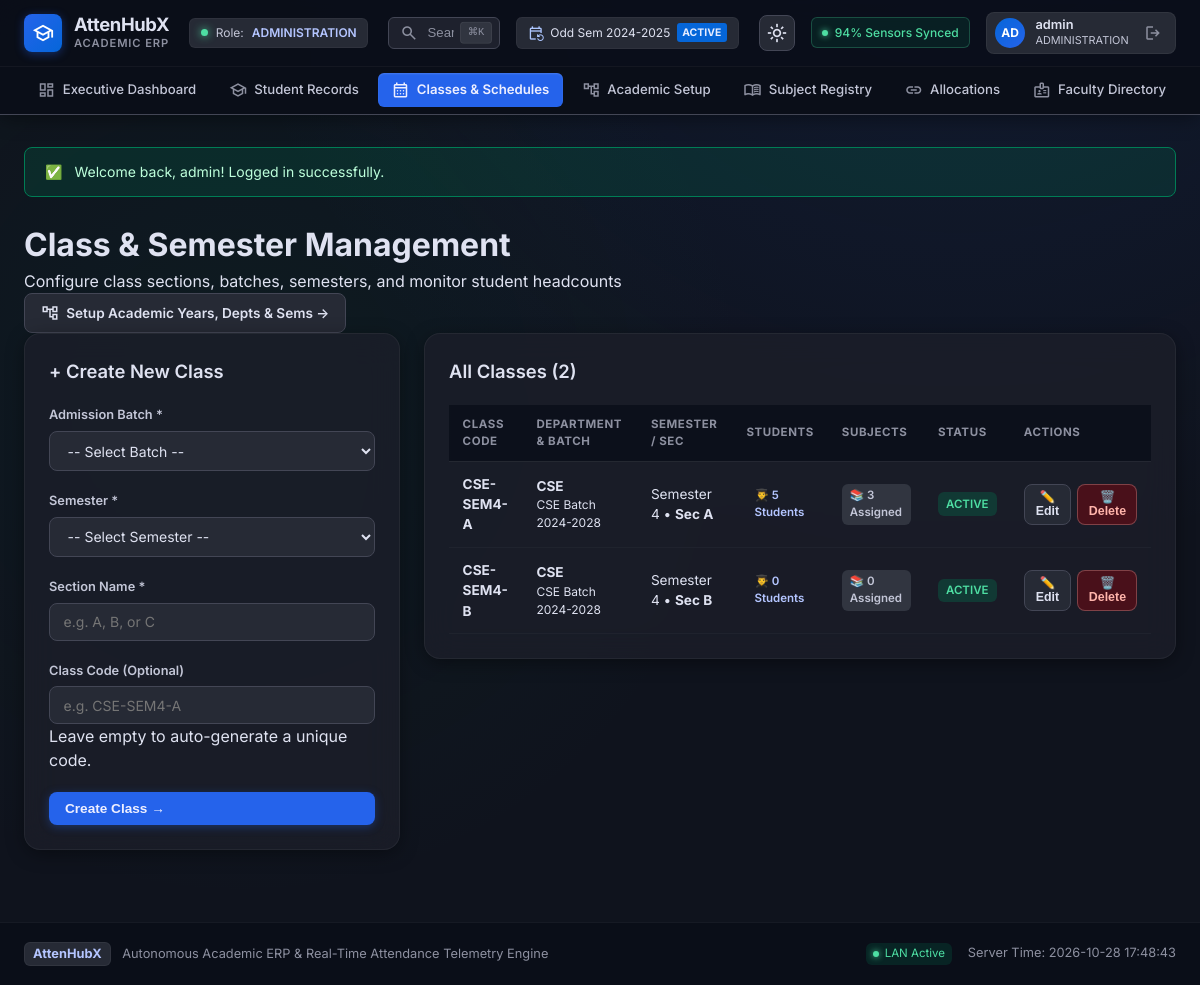
The page /lamp-version/admin/classes.php (signed in) on the database its author committed.
### tables this page shows
CREATE TABLE `classes` (
  `id` bigint(20) unsigned NOT NULL AUTO_INCREMENT,
  `admission_batch_id` bigint(20) unsigned NOT NULL,
  `semester_id` bigint(20) unsigned NOT NULL,
  `section_name` varchar(20) NOT NULL,
  `class_code` varchar(50) DEFAULT NULL,
  `is_active` tinyint(1) DEFAULT 1,
  `created_at` datetime NOT NULL,
  `updated_at` datetime NOT NULL,
  PRIMARY KEY (`id`),
  UNIQUE KEY `uk_batch_sem_sec` (`admission_batch_id`,`semester_id`,`section_name`),
  UNIQUE KEY `class_code` (`class_code`),
  KEY `idx_classes_batch` (`admission_batch_id`),
  KEY `idx_classes_sem` (`semester_id`),
  CONSTRAINT `classes_ibfk_1` FOREIGN KEY (`admission_batch_id`) REFERENCES `admission_batches` (`id`),
  CONSTRAINT `classes_ibfk_2` FOREIGN KEY (`semester_id`) REFERENCES `semesters` (`id`)
);

CREATE TABLE `departments` (
  `id` bigint(20) unsigned NOT NULL AUTO_INCREMENT,
  `code` varchar(20) NOT NULL,
  `name` varchar(150) NOT NULL,
  `description` text DEFAULT NULL,
  `is_active` tinyint(1) DEFAULT 1,
  `created_at` datetime NOT NULL,
  `updated_at` datetime NOT NULL,
  PRIMARY KEY (`id`),
  UNIQUE KEY `code` (`code`),
  UNIQUE KEY `name` (`name`)
);

CREATE TABLE `admission_batches` (
  `id` bigint(20) unsigned NOT NULL AUTO_INCREMENT,
  `academic_year_id` bigint(20) unsigned NOT NULL,
  `department_id` bigint(20) unsigned NOT NULL,
  `specialization_id` bigint(20) unsigned DEFAULT NULL,
  `batch_name` varchar(50) NOT NULL,
  `admission_year` year(4) NOT NULL,
  `created_at` datetime NOT NULL,
  PRIMARY KEY (`id`),
  KEY `academic_year_id` (`academic_year_id`),
  KEY `department_id` (`department_id`),
  KEY `specialization_id` (`specialization_id`),
  CONSTRAINT `admission_batches_ibfk_1` FOREIGN KEY (`academic_year_id`) REFERENCES `academic_years` (`id`),
  CONSTRAINT `admission_batches_ibfk_2` FOREIGN KEY (`department_id`) REFERENCES `departments` (`id`),
  CONSTRAINT `admission_batches_ibfk_3` FOREIGN KEY (`specialization_id`) REFERENCES `specializations` (`id`)
);

CREATE TABLE `semesters` (
  `id` bigint(20) unsigned NOT NULL AUTO_INCREMENT,
  `academic_year_id` bigint(20) unsigned NOT NULL,
  `semester_number` tinyint(4) NOT NULL,
  `name` varchar(20) NOT NULL,
  `start_date` date NOT NULL,
  `end_date` date NOT NULL,
  `created_at` datetime NOT NULL,
  PRIMARY KEY (`id`),
  KEY `academic_year_id` (`academic_year_id`),
  CONSTRAINT `semesters_ibfk_1` FOREIGN KEY (`academic_year_id`) REFERENCES `academic_years` (`id`)
);

### lamp-version/includes/functions.php (called while the page is built, shortened)
<?php
function e(?string $str): string {
    return htmlspecialchars($str ?? '', ENT_QUOTES, 'UTF-8');
}
function base_url(string $path = ''): string {
    static $base = null;
    if ($base === null) {
        $script_dir = dirname($_SERVER['SCRIPT_NAME'] ?? '');
        $patterns = ['/admin', '/faculty', '/hod', '/student', '/auth'];
        $clean_dir = $script_dir;
        foreach ($patterns as $p) {
            if (substr($clean_dir, -strlen($p)) === $p) {
                $clean_dir = substr($clean_dir, 0, -strlen($p));
            }
        }
        $clean_dir = rtrim(str_replace('\\', '/', $clean_dir), '/');
        $base = $clean_dir;
    }
    $path = ltrim($path, '/');
    return ($base === '' ? '' : $base) . ($path !== '' ? '/' . $path : '/');
}

### lamp-version/admin/classes.php (the view, shortened to what this page needs)
<?php
require_once __DIR__ . '/../includes/header.php';
$db = get_db();
$classes = $db->query("
    SELECT
        c.id, c.section_name, c.class_code, c.is_active, c.created_at,
        b.batch_name, d.name AS dept_name, d.code AS dept_code,
        sem.name AS semester_name, sem.semester_number,
        (SELECT COUNT(*) FROM student_enrollments se WHERE se.class_id = c.id AND se.status = 'ACTIVE') AS student_count,
        (SELECT COUNT(*) FROM class_subjects cs WHERE cs.class_id = c.id AND cs.is_active = 1) AS subject_count
    FROM classes c
    JOIN admission_batches b ON c.admission_batch_id = b.id
    JOIN departments d ON b.department_id = d.id
    JOIN semesters sem ON c.semester_id = sem.id
    ORDER BY d.code ASC, b.batch_name ASC, sem.semester_number ASC, c.section_name ASC
")->fetchAll();
?>
<div class="page-header">
    <div>
        <h1 class="page-title">Class & Semester Management</h1>
        <p class="page-subtitle">Configure class sections, batches, semesters, and monitor student headcounts</p>
    </div>
    <div>
        <a href="<?= base_url('admin/academic_setup.php') ?>" class="btn btn-secondary">
            <span class="material-symbols-outlined">account_tree</span> Setup Academic Years, Depts & Sems &rarr;
        </a>
    </div>
</div>
<div style="display: grid; grid-template-columns: 1fr 2fr; gap: 1.5rem; align-items: start;">
    <div class="card">
        <div class="card-header">
            <h2 class="card-title">+ Create New Class</h2>
        </div>
        <form method="POST" action="<?= base_url('admin/classes.php') ?>">
            <div class="card-body">
                <div class="form-group">
                    <label class="form-label">Admission Batch <span class="required">*</span></label>
                    <select name="admission_batch_id" class="form-control" required>
                        <option value="">-- Select Batch --</option>
                    </select>
                </div>
                <div class="form-group">
                    <label class="form-label">Semester <span class="required">*</span></label>
                    <select name="semester_id" class="form-control" required>
                        <option value="">-- Select Semester --</option>
                    </select>
                </div>
                <div class="form-group">
                    <label class="form-label">Section Name <span class="required">*</span></label>
                    <input type="text" name="section_name" class="form-control" required placeholder="e.g. A, B, or C" maxlength="5">
                </div>
                <div class="form-group">
                    <label class="form-label">Class Code (Optional)</label>
                    <input type="text" name="class_code" class="form-control" placeholder="e.g. CSE-SEM4-A">
                    <div class="form-help">Leave empty to auto-generate a unique code.</div>
                </div>
                <button type="submit" class="btn btn-primary" style="width: 100%;">Create Class &rarr;</button>
            </div>
        </form>
    </div>
    <div class="card">
        <div class="card-header">
            <h2 class="card-title">All Classes (<?= count($classes) ?>)</h2>
        </div>
        <div class="card-body" style="padding: 0;">
            <div class="table-responsive">
                <table class="data-table">
                    <thead>
                        <tr>
                            <th>Class Code</th>
                            <th>Department & Batch</th>
                            <th>Semester / Sec</th>
                            <th>Students</th>
                            <th>Subjects</th>
                            <th>Status</th>
                            <th>Actions</th>
                        </tr>
                    </thead>
                    <tbody>
                        <?php if (empty($classes)): ?>
                            <tr>
                                <td colspan="7" style="text-align: center; color: var(--text-muted); padding: 2rem;">
                                    No classes configured yet. Use the form on the left to create one.
                                </td>
                            </tr>
                        <?php else: ?>
                            <?php foreach ($classes as $c): ?>
                                <tr>
                                    <td>
                                        <strong><?= e($c['class_code']) ?></strong>
                                    </td>
                                    <td>
                                        <div><strong><?= e($c['dept_code']) ?></strong></div>
                                        <div style="font-size: 0.75rem; color: var(--text-muted);"><?= e($c['batch_name']) ?></div>
                                    </td>
                                    <td>
                                        <?= e($c['semester_name']) ?> &bull; <strong>Sec <?= e($c['section_name']) ?></strong>
                                    </td>
                                    <td>
                                        <a href="<?= base_url('admin/students.php?class_id=' . $c['id']) ?>" class="badge badge-info" style="text-decoration: none;">
                                            👨‍🎓 <?= $c['student_count'] ?> Students
                                        </a>
                                    </td>
                                    <td>
                                        <span class="badge badge-secondary">📚 <?= $c['subject_count'] ?> Assigned</span>
                                    </td>
                                    <td>
                                        <span class="badge <?= $c['is_active'] ? 'badge-success' : 'badge-secondary' ?>">
                                            <?= $c['is_active'] ? 'ACTIVE' : 'INACTIVE' ?>
                                        </span>
                                    </td>
                                    <td>
                                        <div style="display: flex; align-items: center; gap: 0.4rem;">
                                            <button type="button" class="btn btn-secondary btn-sm" onclick="editClass(<?= (int)$c['id'] ?>, '<?= addslashes($c['class_code']) ?>', '<?= addslashes($c['section_name']) ?>', <?= (int)$c['is_active'] ?>)">
                                                ✏️ Edit
                                            </button>
                                            <form method="POST" action="<?= base_url('admin/classes.php') ?>" onsubmit="return confirm('⚠️ Are you sure you want to PERMANENTLY delete class <?= addslashes($c['class_code']) ?>? This will delete all student enrollments and session records for this class.');" style="margin: 0; display: inline;">
                                                <button type="submit" class="btn btn-danger btn-sm" title="Delete Class">
                                                    🗑️ Delete
                                                </button>
                                            </form>
                                        </div>
                                    </td>
                                </tr>
                            <?php endforeach; ?>
                        <?php endif; ?>
                    </tbody>
                </table>
            </div>
        </div>
    </div>
</div>
<?php require_once __DIR__ . '/../includes/footer.php'; ?>

### rows shown on the page
classes: class_code "CSE-SEM4-A", departments.code "CSE", admission_batch.batch_name "CSE Batch 2024-2028", semester.name "Semester 4", section_name "A", student_count "5", subject_count "3", is_active "ACTIVE"
classes: class_code "CSE-SEM4-B", departments.code "CSE", admission_batch.batch_name "CSE Batch 2024-2028", semester.name "Semester 4", section_name "B", student_count "0", subject_count "0", is_active "ACTIVE"

### other values the page prints
$user['role'] "ADMINISTRATION"
substr($user['username'] ?? 'U', 0, 2) "AD"
$user['display_name'] "admin"
$flash['message'] "Welcome back, admin! Logged in successfully."
count($classes) "2"
